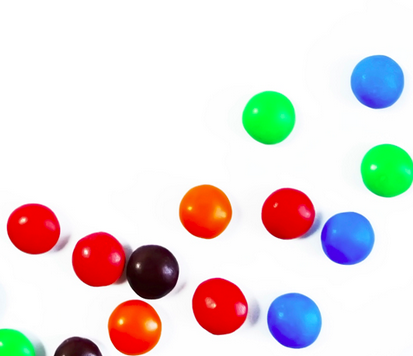
#> input picture test_images/smarties.png, 413 x 356 px
$ python canny_edge_detection.py
#> lines starting #> are read from the running program, lines starting #| are printed output that depends on the picture; after the words box and inside, x2 and y2 are one past the last pixel; in counts of white or black regions, pixels touching at a corner belong together
import cv2
import numpy as np
import matplotlib.pyplot as plt

img = cv2.imread('test_images/smarties.png', 0)
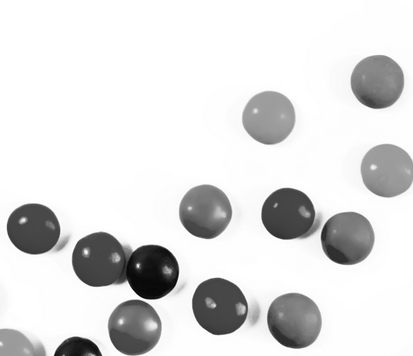
#> img: shape (356, 413); min 4, max 255, mean 222.6

## Canny Edge Detection : It is multi-stage algorithm useful for wide range of edge detection.
## Total 5 Steps :
# (1) Noise Reduction
# (2) Gradient Calculation
# (3) Non-maximum supression
# (4) Double threshold
# (5) Edge Tracking by hysteresis
## All things will be done by using one simple function frmo OpenCV


### Using Matplotlib ###

canny = cv2.Canny(img ,100 ,200)
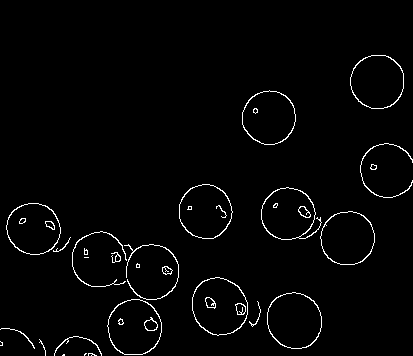
#> canny: shape (356, 413); 2.1% white in thin lines or dots, all inside (x1, y1, x2, y2) = (0, 55, 413, 356)


titles = ['Main image', 'Canny']
images = [img , canny]


for i in range(len(images)):
    plt.subplot(1,2,i+1)
    plt.imshow(images[i] , 'gray')
    plt.title(titles[i])
    plt.xticks([]) , plt.yticks([])
#> this loop made 2 passes

plt.show()
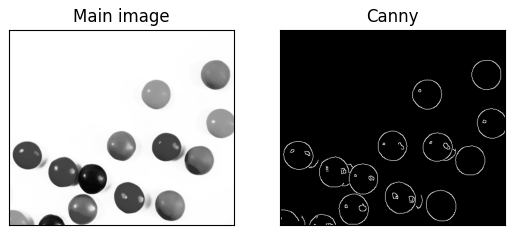
#> figure drawn by matplotlib, 2 panels


### Using Trackbar ###

# [20 lines of commented-out code are left out]

$ run again, with test_images/chessboard.png copied over test_images/smarties.png
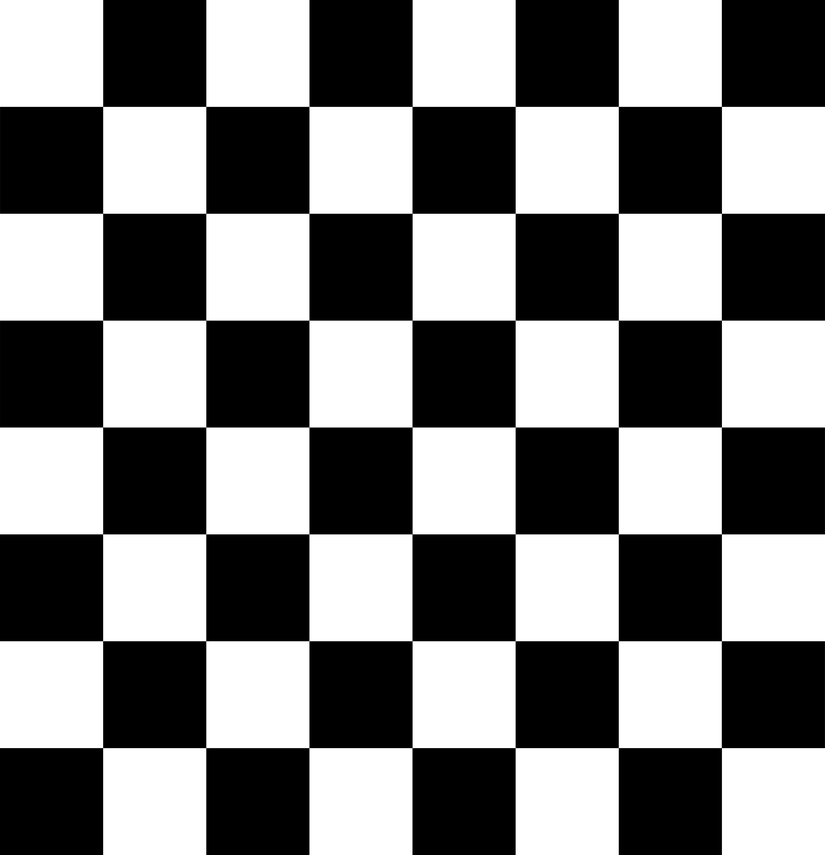
#> input picture test_images/chessboard.png, 825 x 855 px, shrunk from 3595 x 3723 before the run
#> img is the input picture: shape (855, 825); min 0, max 255, mean 127.5
#> `canny = cv2.Canny(img ,100 ,200)`:
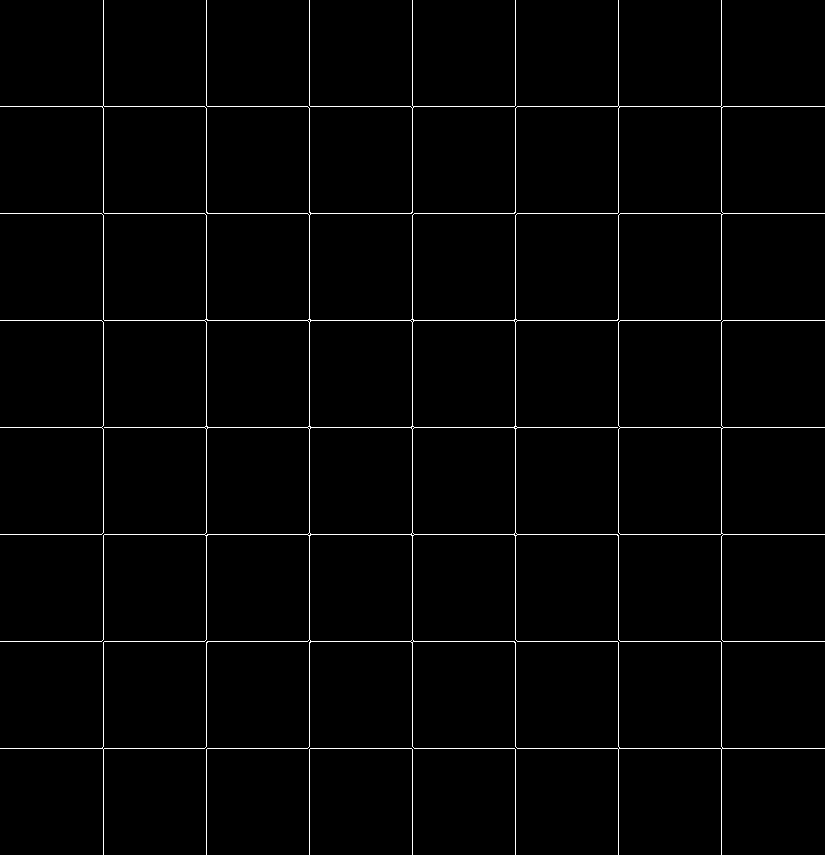
#> canny: shape (855, 825); 1.7% white in thin lines or dots
#> the loop `for i in range(len(images)):` made 2 passes
#> `plt.show()`:
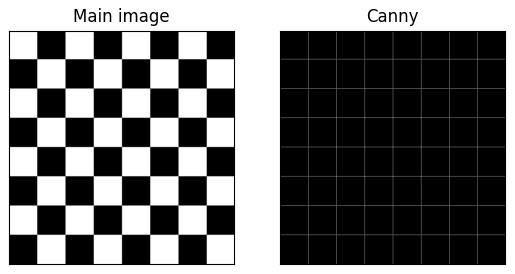
#> figure drawn by matplotlib, 2 panels
